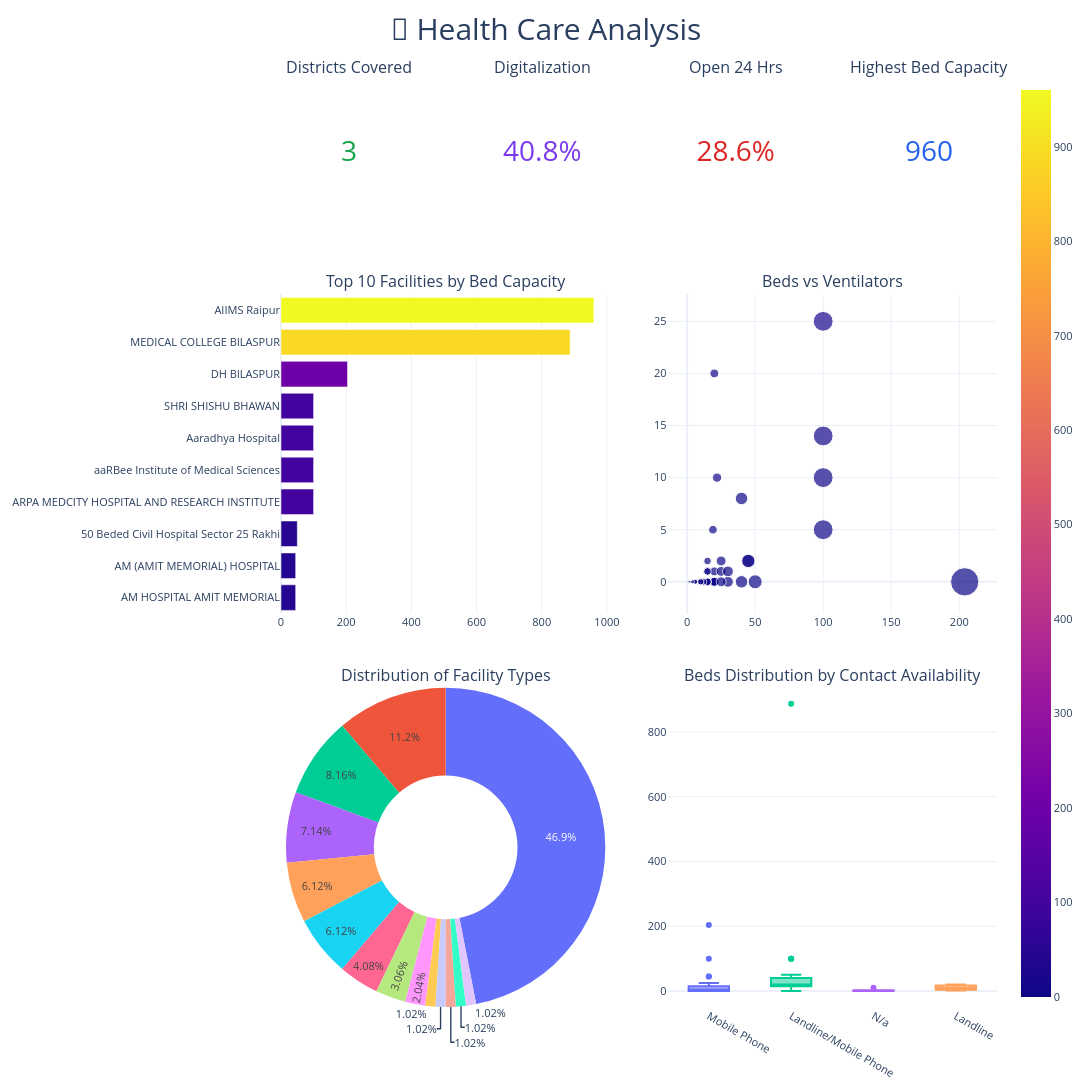

Notebook source saved alongside this figure:
### Markdown cell above
#### Data Visualization/Dash boarding

### Code cell
districts_covered = df["District"].nunique()

digitalization = round(
    df["ABDM_Enables"].astype(str).str.lower().isin(
        ["yes","true","1","enabled"]
    ).mean()*100,1
)

open_24hrs = round(
    df["Open_24_hrs"].astype(str).str.lower().isin(
        ["yes","true","1","open"]
    ).mean()*100,1
)

top_beds = int(df["No_of_beds"].max())

fig = make_subplots(
    rows=3,
    cols=4,
    row_heights=[0.18,0.41,0.41],
    vertical_spacing=0.08,
    horizontal_spacing=0.08,
    specs=[
        [{"type":"indicator"},{"type":"indicator"},{"type":"indicator"},{"type":"indicator"}],
        [{"type":"bar","colspan":2},None,{"type":"scatter","colspan":2},None],
        [{"type":"domain","colspan":2},None,{"type":"box","colspan":2},None]
    ],
    subplot_titles=(
        "Districts Covered",
        "Digitalization",
        "Open 24 Hrs",
        "Highest Bed Capacity",
        "Top 10 Facilities by Bed Capacity",
        "Beds vs Ventilators",
        "Distribution of Facility Types",
        "Beds Distribution by Contact Availability"
    )
)

fig.add_trace(
    go.Indicator(
        mode="number",
        value=districts_covered,
        number={"font":{"size":28,"color":"#16a34a"}}
    ),
    row=1,col=1
)

fig.add_trace(
    go.Indicator(
        mode="number",
        value=digitalization,
        number={"suffix":"%","font":{"size":28,"color":"#7c3aed"}}
    ),
    row=1,col=2
)

fig.add_trace(
    go.Indicator(
        mode="number",
        value=open_24hrs,
        number={"suffix":"%","font":{"size":28,"color":"#dc2626"}}
    ),
    row=1,col=3
)

fig.add_trace(
    go.Indicator(
        mode="number",
        value=top_beds,
        number={"font":{"size":28,"color":"#2563eb"}}
    ),
    row=1,col=4
)

top10 = df.sort_values(by="No_of_beds", ascending=False).head(10)

bar = px.bar(
    top10,
    x="No_of_beds",
    y="Name",
    orientation="h",
    color="No_of_beds",
    color_continuous_scale="Blues"
)

for tr in bar.data:
    fig.add_trace(tr,row=2,col=1)

small_df = df[df["No_of_beds"] < 250]

sc = px.scatter(
    small_df,
    x="No_of_beds",
    y="No_of_Ventilators",
    size="No_of_beds",
    color="No_of_Ventilators",
    hover_name="Name",
    color_continuous_scale="Viridis"
)

for tr in sc.data:
    fig.add_trace(tr,row=2,col=3)

pie = px.pie(
    df,
    names="Facility_Type",
    hole=0.45,
    color_discrete_sequence=px.colors.qualitative.Set3
)

for tr in pie.data:
    fig.add_trace(tr,row=3,col=1)

bx = px.box(
    df,
    x="Landline/mobile_phone",
    y="No_of_beds",
    color="Landline/mobile_phone"
)

for tr in bx.data:
    fig.add_trace(tr,row=3,col=3)

fig.update_yaxes(autorange="reversed", row=2, col=1)

fig.update_layout(
    title={
        "text":"🏥 Health Care Analysis",
        "x":0.5,
        "font":{"size":30}
    },
    template="plotly_white",
    height=1200,
    width=1500,
    showlegend=False,
    font=dict(size=11),
    margin=dict(l=30,r=30,t=80,b=30)
)

fig.show()

### Figure 1 — Plotly figure (JSON) as saved in the notebook; plotly's stock layout.template omitted (floating-point values rounded to 4 significant figures)
{"data": [{"domain": {"x": [0, 0.19], "y": [0.8488, 1]}, "mode": "number", "number": {"font": {"color": "#16a34a", "size": 28}}, "type": "indicator", "value": 3}, {"domain": {"x": [0.27, 0.46], "y": [0.8488, 1]}, "mode": "number", "number": {"font": {"color": "#7c3aed", "size": 28}, "suffix": "%"}, "type": "indicator", "value": 40.8}, {"domain": {"x": [0.54, 0.73], "y": [0.8488, 1]}, "mode": "number", "number": {"font": {"color": "#dc2626", "size": 28}, "suffix": "%"}, "type": "indicator", "value": 28.6}, {"domain": {"x": [0.81, 1], "y": [0.8488, 1]}, "mode": "number", "number": {"font": {"color": "#2563eb", "size": 28}}, "type": "indicator", "value": 960}, {"hovertemplate": "No_of_beds=%{marker.color}<br>Name=%{y}<extra></extra>", "legendgroup": "", "marker": {"color": [960.0, 887.0, 204.0, 100.0, 100.0, 100.0, 100.0, 50.0, 45.0, 45.0], "coloraxis": "coloraxis", "pattern": {"shape": ""}}, "name": "", "orientation": "h", "showlegend": false, "textposition": "auto", "type": "bar", "x": [960.0, 887.0, 204.0, 100.0, 100.0, 100.0, 100.0, 50.0, 45.0, 45.0], "xaxis": "x", "y": ["AIIMS Raipur", "MEDICAL COLLEGE BILASPUR", "DH BILASPUR", "SHRI SHISHU BHAWAN", "Aaradhya Hospital", "aaRBee Institute of Medical Sciences", "ARPA MEDCITY HOSPITAL AND RESEARCH INSTITUTE", "50 Beded Civil Hospital Sector 25 Rakhi", "AM (AMIT MEMORIAL) HOSPITAL", "AM HOSPITAL AMIT MEMORIAL"], "yaxis": "y"}, {"hovertemplate": "<b>%{hovertext}</b><br><br>No_of_beds=%{marker.size}<br>No_of_Ventilators=%{marker.color}<extra></extra>", "hovertext": ["27 Kholi", "Agrawal Children Hoospital", "Aakash Patholab collection center", "Aaradhya Hospital", "Aariket Dental Clinic", "Aarna multi speciality dental clinic and implant centre", "Aarogya health care nursing home", "Aarogyam Dental care", "AASHIRWAD DENTAL HOSPITAL", "AASHIRWAD DENTAL HOSPITAL", "Aarna multi speciality dental clinic Implant centre", "Aayush homyo clinic", "AAYUSH MEDICAL STORE", "Aalok medical store", "AAM MATIYARI", "AAM Bharni", "AAM PHC KOSIR", "aaRBee Institute of Medical Sciences", "AAM ayush seoni dhusera", "AAM Sankara", "Psychiatry", "Anupam Hospital", "ANJALI NURSING HOME", "ARIHANT HOSPITAL", "ASG HOSPITAL PRIVATE LIMITED", "Awasthi Physiotherapy Centre", "APEX EYE HOSPITAL AND RETINA CENTER", "Mahima Hospital Utai", "Manglam Hospital", "NAIK NURSING HOME", "PAHLAJANIS IVF CENTER", "50 Beded Civil Hospital Sector 25 Rakhi", "Aadya Hospital", "ayushman arogya mandir dhuma bilaspur", "Ayushman arogya mandir ganiyari", "Bangalipara", "Government Ayurved Dispensary Bharari", "shc amagohan", "APEX SUPERSPECIALITY HOSPITAL", "MAHIMA HOSPITAL", "BACHPAN HOSPITAL", "BALANI HOSPITAL", "SHRI SHISHU BHAWAN", "ARPA MEDCITY HOSPITAL AND RESEARCH INSTITUTE", "BILASPUR HOSPITAL", "DH BILASPUR", "AB DENTAL CARE", "Ankur trauma care and nursing home", "Ankur Trauma Care and Nursing Home", "SHC Ratanpur A", "WASUDEO CLINIC AND NURSING HOME", "Yogesh Medical and Surgical", "SWAMI VIVEKANANDA HOSPITAL", "Swastik Dental Rootcare and Implant centre", "TALAPARA", "Visharad Dental Care", "verma nursing home", "Vansh hospital", "vaidyasala ayurved chikitsa kendra", "Vandana dant Chikitsalaya", "UNITY SMILE AND TRAUMA CARE HOSPITAL", "uphc rajkishor nagar", "UPHC BANDHWAPARA", "UPHC GANDHI CHOWK", "AAM BORAI", "AAM CHANDKHURI", "aastha hospital", "Agrawal Nursing Home", "AM (AMIT MEMORIAL) HOSPITAL", "AM HOSPITAL AMIT MEMORIAL", "aum hospital", "BAKLIWAL DENTAL CARE", "A P SURGICAL CENTER", "Yashoda nandan children hospital", "Wakodkar Nursing Home", "Verma Hospital", "UPHC POTIYAKALA", "UPHC KOSANAGAR", "UPHC CHARODA", "UPHC CHHAWANI", "vaishali surgical center"], "legendgroup": "", "marker": {"color": [0.0, 1.0, 0.0, 5.0, 0.0, 0.0, 0.0, 0.0, 0.0, 0.0, 0.0, 0.0, 0.0, 0.0, 0.0, 0.0, 0.0, 10.0, 0.0, 0.0, 0.0, 0.0, 1.0, 5.0, 0.0, 0.0, 0.0, 1.0, 0.0, 0.0, 0.0, 0.0, 0.0, 0.0, 0.0, 0.0, 0.0, 0.0, 2.0, 0.0, 0.0, 0.0, 25.0, 14.0, 0.0, 0.0, 0.0, 1.0, 0.0, 0.0, 20.0, 0.0, 1.0, 0.0, 0.0, 0.0, 2.0, 0.0, 0.0, 0.0, 0.0, 0.0, 0.0, 0.0, 0.0, 0.0, 0.0, 0.0, 2.0, 2.0, 0.0, 0.0, 0.0, 8.0, 0.0, 0.0, 0.0, 0.0, 0.0, 0.0, 10.0], "coloraxis": "coloraxis", "size": [1.0, 15.0, 0.0, 100.0, 0.0, 0.0, 10.0, 2.0, 1.0, 1.0, 0.0, 0.0, 0.0, 0.0, 0.0, 0.0, 10.0, 100.0, 0.0, 1.0, 18.0, 40.0, 20.0, 19.0, 20.0, 0.0, 15.0, 25.0, 20.0, 6.0, 6.0, 50.0, 15.0, 0.0, 0.0, 1.0, 0.0, 1.0, 25.0, 20.0, 15.0, 9.0, 100.0, 100.0, 20.0, 204.0, 1.0, 15.0, 15.0, 30.0, 20.0, 0.0, 30.0, 0.0, 0.0, 0.0, 15.0, 10.0, 5.0, 0.0, 25.0, 10.0, 10.0, 10.0, 1.0, 1.0, 10.0, 6.0, 45.0, 45.0, 15.0, 2.0, 10.0, 40.0, 10.0, 15.0, 6.0, 4.0, 12.0, 10.0, 22.0], "sizemode": "area", "sizeref": 0.51, "symbol": "circle"}, "mode": "markers", "name": "", "orientation": "v", "showlegend": false, "type": "scatter", "x": [1.0, 15.0, 0.0, 100.0, 0.0, 0.0, 10.0, 2.0, 1.0, 1.0, 0.0, 0.0, 0.0, 0.0, 0.0, 0.0, 10.0, 100.0, 0.0, 1.0, 18.0, 40.0, 20.0, 19.0, 20.0, 0.0, 15.0, 25.0, 20.0, 6.0, 6.0, 50.0, 15.0, 0.0, 0.0, 1.0, 0.0, 1.0, 25.0, 20.0, 15.0, 9.0, 100.0, 100.0, 20.0, 204.0, 1.0, 15.0, 15.0, 30.0, 20.0, 0.0, 30.0, 0.0, 0.0, 0.0, 15.0, 10.0, 5.0, 0.0, 25.0, 10.0, 10.0, 10.0, 1.0, 1.0, 10.0, 6.0, 45.0, 45.0, 15.0, 2.0, 10.0, 40.0, 10.0, 15.0, 6.0, 4.0, 12.0, 10.0, 22.0], "xaxis": "x2", "y": [0.0, 1.0, 0.0, 5.0, 0.0, 0.0, 0.0, 0.0, 0.0, 0.0, 0.0, 0.0, 0.0, 0.0, 0.0, 0.0, 0.0, 10.0, 0.0, 0.0, 0.0, 0.0, 1.0, 5.0, 0.0, 0.0, 0.0, 1.0, 0.0, 0.0, 0.0, 0.0, 0.0, 0.0, 0.0, 0.0, 0.0, 0.0, 2.0, 0.0, 0.0, 0.0, 25.0, 14.0, 0.0, 0.0, 0.0, 1.0, 0.0, 0.0, 20.0, 0.0, 1.0, 0.0, 0.0, 0.0, 2.0, 0.0, 0.0, 0.0, 0.0, 0.0, 0.0, 0.0, 0.0, 0.0, 0.0, 0.0, 2.0, 2.0, 0.0, 0.0, 0.0, 8.0, 0.0, 0.0, 0.0, 0.0, 0.0, 0.0, 10.0], "yaxis": "y2"}, {"domain": {"x": [0, 0.46], "y": [0, 0.3444]}, "hole": 0.45, "hovertemplate": "Facility_Type=%{label}<extra></extra>", "labels": ["Dental Clinic", "Sub Centre", "Hospital", "Diagnostic Laboratory", "Hospital", "Dental Clinic", "Dental Clinic", "Clinic/ Dispensary", "Hospital", "Dental Clinic", "Ayurveda Dispensary/ Clinic/ Polyclinic (OPD only)", "Ayurveda Dispensary/ Clinic/ Polyclinic (OPD only)", "Dental Clinic", "Dental Clinic", "Dental Clinic", "Homeopathy Dispensary/ Clinic/ Polyclinic (OPD only)", " \r\n\r\nPharmacy", " \r\n\r\nPharmacy", "Health and Wellness Centre", "Ayurveda Dispensary/ Clinic/ Polyclinic (OPD only)", "Primary Health Centre", "Clinic/ Dispensary", "Hospital", "Ayurveda Dispensary/ Clinic/ Polyclinic (OPD only)", "Sub Centre", "Medical College", "Hospital", "Hospital", "Hospital", "Hospital", "Hospital", "\r\nPhysiotherapy Clinic", "Hospital", "Hospital", "Hospital", "Hospital", "Hospital", "Hospital", "Diagnostic Laboratory", "Hospital", "Hospital", "Ayurveda Dispensary/ Clinic/ Polyclinic (OPD only)", "Ayurveda Dispensary/ Clinic/ Polyclinic (OPD only)", "Sub Centre", "Ayurveda Dispensary/ Clinic/ Polyclinic (OPD only)", "Sub Centre", "Hospital", "Hospital", "Hospital", "Hospital", "Hospital", "Hospital", "Hospital", "Hospital", "Hospital", "Hospital", "Hospital", "Hospital", "Sub Centre", "Hospital", " \r\n\r\nPharmacy", "Hospital", "Dental Clinic", "Sub Centre", "Clinic/ Dispensary", "Dental Clinic", "Hospital", "Hospital", "Ayurveda", "Dental Clinic", "Hospital", "Primary Health Centre", "Primary Health Centre", "Primary Health Centre", "Clinic/ Dispensary", "Hospital", "Health and Wellness Centre", "Hospital", "Hospital", "Hospital", "Clinic/ Dispensary", "Hospital", "Hospital", "Ayurveda Dispensary/ Clinic/ Polyclinic (OPD only)", "Dental Clinic", "Hospital", "Hospital", "Hospital", "Clinic/ Dispensary", "Hospital", "Hospital", "Primary Health Centre", "Primary Health Centre", "Health and Wellness Centre", "Primary Health Centre", "Hospital", "Health and Wellness Centre", null], "legendgroup": "", "name": "", "showlegend": true, "type": "pie"}, {"alignmentgroup": "True", "hovertemplate": "Landline/mobile_phone=%{x}<br>No_of_beds=%{y}<extra></extra>", "legendgroup": "Mobile Phone", "marker": {"color": "#636efa"}, "name": "Mobile Phone", "notched": false, "offsetgroup": "Mobile Phone", "orientation": "v", "showlegend": true, "type": "box", "x": ["Mobile Phone", "Mobile Phone", "Mobile Phone", "Mobile Phone", "Mobile Phone", "Mobile Phone", "Mobile Phone", "Mobile Phone", "Mobile Phone", "Mobile Phone", "Mobile Phone", "Mobile Phone", "Mobile Phone", "Mobile Phone", "Mobile Phone", "Mobile Phone", "Mobile Phone", "Mobile Phone", "Mobile Phone", "Mobile Phone", "Mobile Phone", "Mobile Phone", "Mobile Phone", "Mobile Phone", "Mobile Phone", "Mobile Phone", "Mobile Phone", "Mobile Phone", "Mobile Phone", "Mobile Phone", "Mobile Phone", "Mobile Phone", "Mobile Phone", "Mobile Phone", "Mobile Phone", "Mobile Phone"], "x0": " ", "xaxis": "x3", "y": [NaN, 15.0, 0.0, 0.0, NaN, 2.0, NaN, 1.0, 1.0, 0.0, 0.0, 10.0, 1.0, 0.0, 15.0, 0.0, 0.0, 1.0, 25.0, 100.0, 20.0, 204.0, 1.0, 15.0, 0.0, 45.0, NaN, 45.0, 15.0, NaN, 10.0, 10.0, NaN, 6.0, 4.0, 12.0], "y0": " ", "yaxis": "y3"}, {"alignmentgroup": "True", "hovertemplate": "Landline/mobile_phone=%{x}<br>No_of_beds=%{y}<extra></extra>", "legendgroup": "Landline/Mobile Phone", "marker": {"color": "#00cc96"}, "name": "Landline/Mobile Phone", "notched": false, "offsetgroup": "Landline/Mobile Phone", "orientation": "v", "showlegend": true, "type": "box", "x": ["Landline/Mobile Phone", "Landline/Mobile Phone", "Landline/Mobile Phone", "Landline/Mobile Phone", "Landline/Mobile Phone", "Landline/Mobile Phone", "Landline/Mobile Phone", "Landline/Mobile Phone", "Landline/Mobile Phone", "Landline/Mobile Phone", "Landline/Mobile Phone", "Landline/Mobile Phone", "Landline/Mobile Phone", "Landline/Mobile Phone", "Landline/Mobile Phone", "Landline/Mobile Phone", "Landline/Mobile Phone", "Landline/Mobile Phone", "Landline/Mobile Phone", "Landline/Mobile Phone", "Landline/Mobile Phone", "Landline/Mobile Phone", "Landline/Mobile Phone", "Landline/Mobile Phone", "Landline/Mobile Phone", "Landline/Mobile Phone", "Landline/Mobile Phone", "Landline/Mobile Phone", "Landline/Mobile Phone", "Landline/Mobile Phone"], "x0": " ", "xaxis": "x3", "y": [100.0, NaN, 100.0, 18.0, 40.0, 20.0, 19.0, 20.0, NaN, 15.0, 25.0, 20.0, 6.0, 6.0, NaN, 50.0, 20.0, 100.0, 887.0, 15.0, 30.0, 15.0, 10.0, 0.0, 25.0, 10.0, NaN, 10.0, 40.0, 15.0], "y0": " ", "yaxis": "y3"}, {"alignmentgroup": "True", "hovertemplate": "Landline/mobile_phone=%{x}<br>No_of_beds=%{y}<extra></extra>", "legendgroup": "N/a", "marker": {"color": "#ab63fa"}, "name": "N/a", "notched": false, "offsetgroup": "N/a", "orientation": "v", "showlegend": true, "type": "box", "x": ["N/a", "N/a", "N/a", "N/a", "N/a", "N/a"], "x0": " ", "xaxis": "x3", "y": [0.0, 10.0, NaN, 0.0, 0.0, 0.0], "y0": " ", "yaxis": "y3"}, {"alignmentgroup": "True", "hovertemplate": "Landline/mobile_phone=%{x}<br>No_of_beds=%{y}<extra></extra>", "legendgroup": "Landline", "marker": {"color": "#FFA15A"}, "name": "Landline", "notched": false, "offsetgroup": "Landline", "orientation": "v", "showlegend": true, "type": "box", "x": ["Landline", "Landline", "Landline", "Landline"], "x0": " ", "xaxis": "x3", "y": [9.0, 20.0, NaN, 2.0], "y0": " ", "yaxis": "y3"}], "layout": {"annotations": [{"font": {"size": 16}, "showarrow": false, "text": "Districts Covered", "x": 0.095, "xanchor": "center", "xref": "paper", "y": 1, "yanchor": "bottom", "yref": "paper"}, {"font": {"size": 16}, "showarrow": false, "text": "Digitalization", "x": 0.365, "xanchor": "center", "xref": "paper", "y": 1, "yanchor": "bottom", "yref": "paper"}, {"font": {"size": 16}, "showarrow": false, "text": "Open 24 Hrs", "x": 0.635, "xanchor": "center", "xref": "paper", "y": 1, "yanchor": "bottom", "yref": "paper"}, {"font": {"size": 16}, "showarrow": false, "text": "Highest Bed Capacity", "x": 0.905, "xanchor": "center", "xref": "paper", "y": 1, "yanchor": "bottom", "yref": "paper"}, {"font": {"size": 16}, "showarrow": false, "text": "Top 10 Facilities by Bed Capacity", "x": 0.23, "xanchor": "center", "xref": "paper", "y": 0.7688, "yanchor": "bottom", "yref": "paper"}, {"font": {"size": 16}, "showarrow": false, "text": "Beds vs Ventilators", "x": 0.77, "xanchor": "center", "xref": "paper", "y": 0.7688, "yanchor": "bottom", "yref": "paper"}, {"font": {"size": 16}, "showarrow": false, "text": "Distribution of Facility Types", "x": 0.23, "xanchor": "center", "xref": "paper", "y": 0.3444, "yanchor": "bottom", "yref": "paper"}, {"font": {"size": 16}, "showarrow": false, "text": "Beds Distribution by Contact Availability", "x": 0.77, "xanchor": "center", "xref": "paper", "y": 0.3444, "yanchor": "bottom", "yref": "paper"}], "font": {"size": 11}, "height": 1200, "margin": {"b": 30, "l": 30, "r": 30, "t": 80}, "showlegend": false, "title": {"font": {"size": 30}, "text": "🏥 Health Care Analysis", "x": 0.5}, "width": 1500, "xaxis": {"anchor": "y", "domain": [0, 0.46]}, "xaxis2": {"anchor": "y2", "domain": [0.54, 1]}, "xaxis3": {"anchor": "y3", "domain": [0.54, 1]}, "yaxis": {"anchor": "x", "autorange": "reversed", "domain": [0.4244, 0.7688]}, "yaxis2": {"anchor": "x2", "domain": [0.4244, 0.7688]}, "yaxis3": {"anchor": "x3", "domain": [0, 0.3444]}}}
